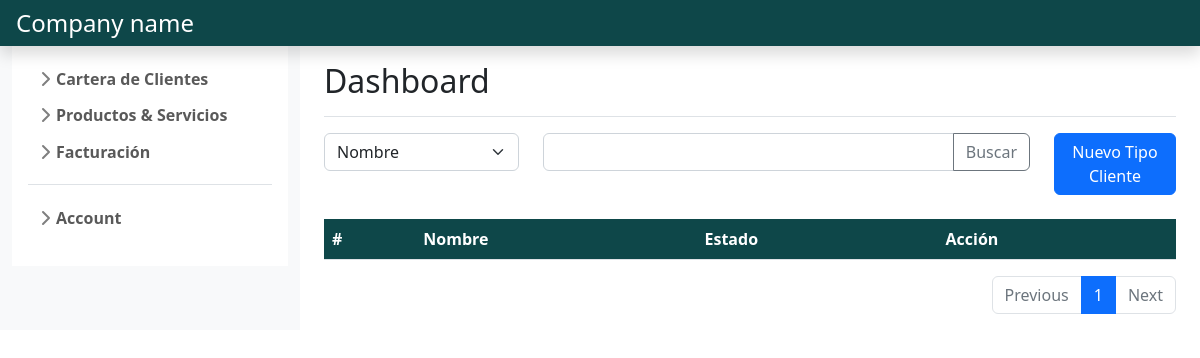
The page /customers_management/gestion_tipo_cliente/ (signed in) on the database as committed earlier.
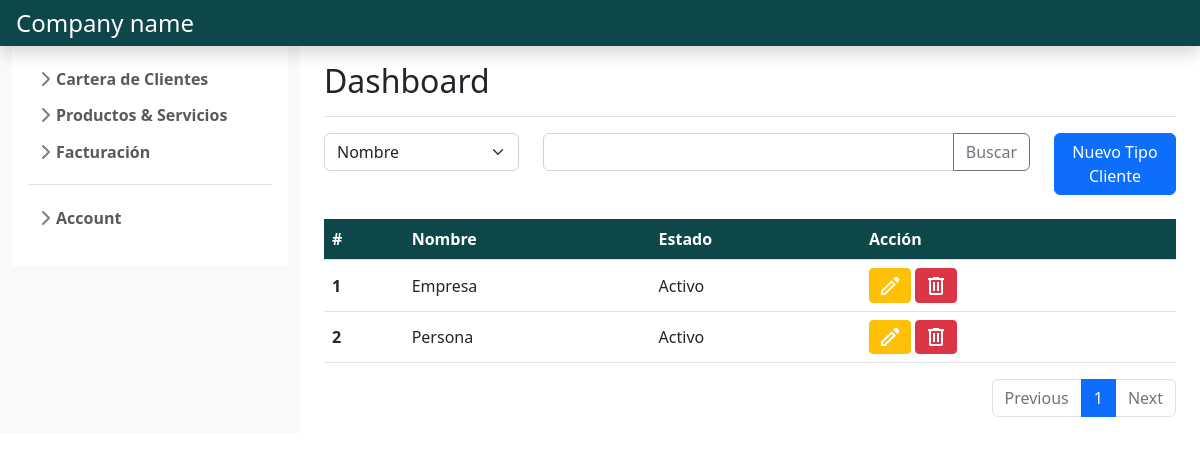
The same page on the database as committed later.
### customers_management/models.py (models this page shows, shortened)
class TipoCliente(models.Model): # En desuso, marcado para ser eliminado en futuras versiones. Por ahora solo esta presente pero no tiene funcionalidad ni relacion con los demas modelos.
    nombre= models.CharField(max_length= 20)
    estado= models.BooleanField(default=True)
    creado= models.DateTimeField(auto_now_add=True)
    actualizado= models.DateTimeField(auto_now=True)

### customers_management/views.py (the view)
# urls.py: path('gestion_tipo_cliente/', views.gestion_tipo_cliente, name='gestion tipo cliente'),
@login_required
def gestion_tipo_cliente(request):
    if request.method == 'GET':
        tipo_cliente= Paginator(TipoCliente.objects.all().order_by('id'), 10)
        if request.GET.get('page'):
            page_number= request.GET.get('page')
            tipo_cliente_page= tipo_cliente.get_page(page_number)
            return render(request, 'gestion_tipo_clientes.html',
                            {'tipoclientes': tipo_cliente_page,
                             'form': FormCrearTipoCliente}
                        )
        else:
            tipo_cliente_page= tipo_cliente.get_page(1)
            return render(request, 'gestion_tipo_clientes.html',
                            {'tipoclientes': tipo_cliente_page,
                             'form': FormCrearTipoCliente}
                        )

### customers_management/templates/gestion_tipo_clientes.html (shortened to what this page needs)
{% extends "base.html" %}
{% load static %}
{% block content %}
    <div class="row">
        <div class="col-md-3">
            <select class="form-select" id="inputGroupSelect01">
                {% for field in form %}
                <option value="{{field.label}}" selected>{{field.label}}</option>
                {% endfor %}
            </select>
        </div>
        <div class="col-md-7">
            <div class="input-group mb-3 ">
                <input type="text" class="form-control" aria-label="Text input with dropdown button">
                <button class="btn btn-outline-secondary" type="button" id="button-addon1">Buscar</button>
            </div>
        </div>
        <div class="col-md-2">
            <a class="btn btn-primary" href="{% url 'crear tipo cliente' %}">Nuevo Tipo Cliente</a>
        </div>
    </div>
    <br>
    <table class="table table-hover align-middle">
        <thead class="text-white" style="background-color: #0E4749;">
            <tr>
                <th scope="col">#</th>
                <th scope="col">Nombre</th>
                <th scope="col">Estado</th>
                <th scope="col">Acción</th>
            </tr>
        </thead>
        <tbody>
            {% for cliente in tipoclientes %}
            <tr>
                <th scope="row">{{cliente.id}}</th>
                <td>{{cliente.nombre}}</td>
                <td>{% if cliente.estado %}Activo{% else %}Inactivo{% endif %}</td>
                <td>
                    <a class="btn btn-sm btn-warning" href="{% url 'modificar tipo cliente' cliente.id %}" role="button">
                        <svg xmlns="http://www.w3.org/2000/svg" height="24" width="24" style="fill:#FFF"><path d="M5 19h1.4l8.625-8.625-1.4-1.4L5 17.6ZM19.3 8.925l-4.25-4.2 1.4-1.4q.575-.575 1.413-.575.837 0 1.412.575l1.4 1.4q.575.575.6 1.388.025.812-.55 1.387ZM17.85 10.4 7.25 21H3v-4.25l10.6-10.6Zm-3.525-.725-.7-.7 1.4 1.4Z"/></svg>
                    </a>
                    <button class="btn btn-sm btn-danger" data-bs-toggle="modal" data-bs-target="#exampleModalgestion" data-bs-whatever="{{cliente.id}}:{{cliente.nombre}}">
                        <svg xmlns="http://www.w3.org/2000/svg" height="24" width="24" style="fill:#FFF"><path d="M7 21q-.825 0-1.412-.587Q5 19.825 5 19V6H4V4h5V3h6v1h5v2h-1v13q0 .825-.587 1.413Q17.825 21 17 21ZM17 6H7v13h10ZM9 17h2V8H9Zm4 0h2V8h-2ZM7 6v13Z"/></svg>
                    </button>
                </td>
            </tr>
            {% endfor %}
        </tbody>
    </table>
    <nav aria-label="Page navigation example">
        <ul class="pagination justify-content-end">
            <li class="page-item {% if not tipoclientes.has_previous %} disabled {% endif %}">
                <a class="page-link" {% if tipoclientes.has_previous %} href="?page={{ tipoclientes.previous_page_number }}" {% endif %}>Previous</a>
            </li>
            {% for i in tipoclientes.paginator.page_range %}
              {% if i == tipoclientes.number %}
                  <li class="page-item active">
                      <a class="page-link" href="#">{{ i }}</a>
                  </li>
              {% else %}
                  <li class="page-item">
                      <a class="page-link" href="?page={{ i }}">{{ i }}</a>
                  </li>
              {% endif %}
          {% endfor %}
          <li class="page-item {% if not tipoclientes.has_next %} disabled {% endif %}" >
            <a class="page-link" {% if tipoclientes.has_next %} href="?page={{ tipoclientes.next_page_number }}" {% endif %}>Next</a>
          </li>
        </ul>
    </nav>
{% endblock %}

Rows that differ between the two databases and show on the page:
added TipoCliente: id "1", nombre "Empresa", estado "Activo"
added TipoCliente: id "2", nombre "Persona", estado "Activo"
